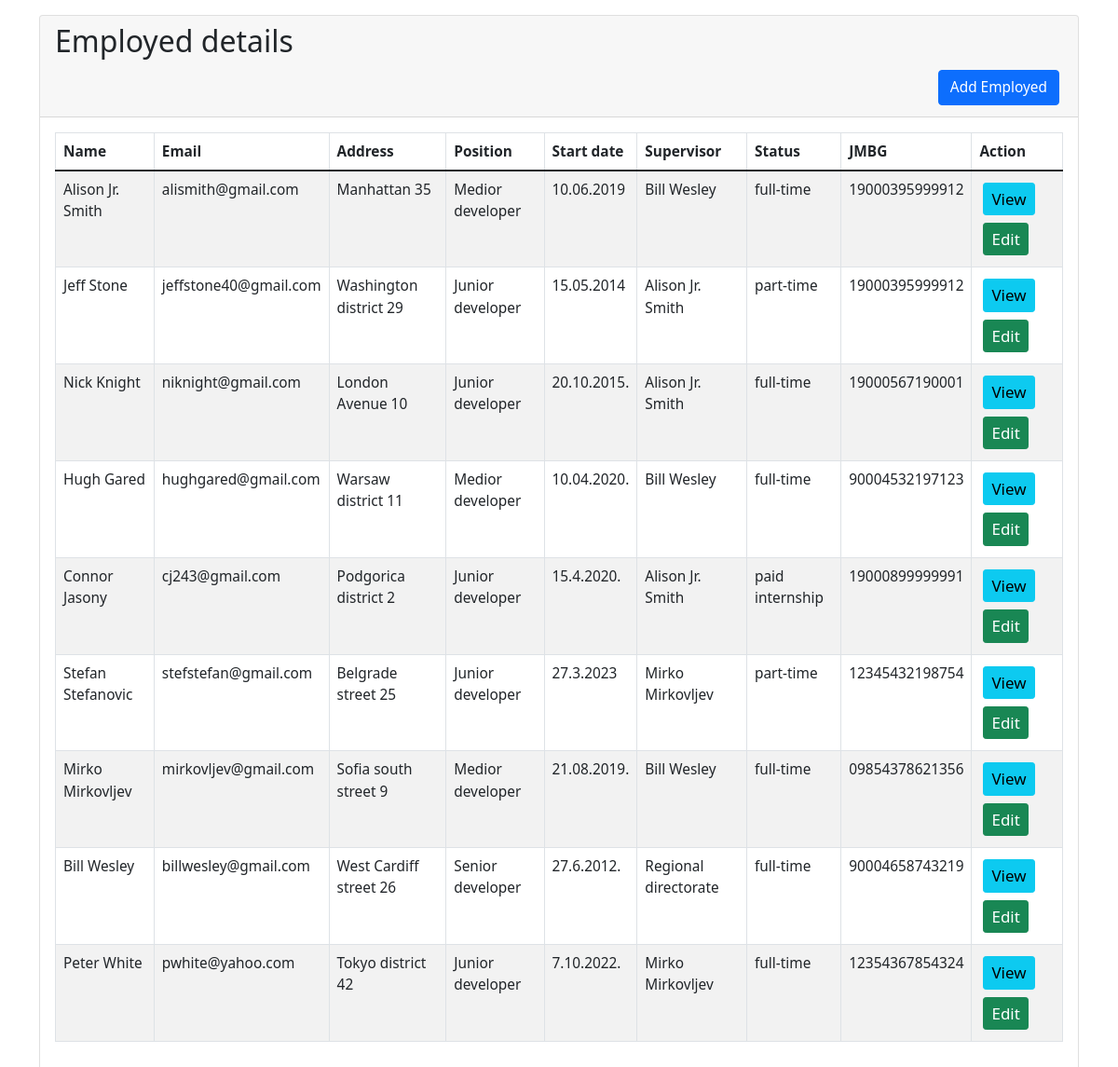
/Zadatak/index.php, run on the app's committed database.
### tables this page shows
CREATE TABLE `employed` (
  `id` int(11) NOT NULL,
  `name` varchar(191) NOT NULL,
  `email` varchar(191) NOT NULL,
  `adress` varchar(191) NOT NULL,
  `position` varchar(191) NOT NULL,
  `date` varchar(191) NOT NULL,
  `supervisor` varchar(191) NOT NULL,
  `status` varchar(191) NOT NULL,
  `jmbg` varchar(191) NOT NULL
);

### Zadatak/index.php (the view, shortened to what this page needs)
<?php
    require 'databasecon.php';
?>
<!DOCTYPE html>
<html lang="en">
<head>
    <link href="https://cdn.jsdelivr.net/npm/bootstrap@5.1.3/dist/css/bootstrap.min.css" rel="stylesheet">
</head>
<body>
    <div class="container mt-3">
        <div class="row">
            <div class="col-md-12">
                <div class="card">
                    <div class="card-header">
                        <h2>Employed details</h2>
                        <a href="zaposleni.php" class="btn btn-primary float-end">Add Employed</a>
                    </div>
                    <div class="card-body">
                        <table class="table table-bordered table-striped">
                            <thead>
                                <tr>
                                    <th>Name</th>
                                    <th>Email</th>
                                    <th>Address</th>
                                    <th>Position</th>
                                    <th>Start date</th>
                                    <th>Supervisor</th>
                                    <th>Status</th>
                                    <th>JMBG</th>
                                    <th>Action</th>
                                </tr>
                            </thead>
                            <tbody>
                                <?php
                                    $query = "SELECT * FROM employed";
                                    $query_run = mysqli_query($con, $query);
                                    if(mysqli_num_rows($query_run) > 0) {
                                        foreach($query_run as $employed) {
                                            ?>
                                            <tr>
                                                <td><?= $employed['name'] ?></td>
                                                <td><?= $employed['email'] ?></td>
                                                <td><?= $employed['adress'] ?></td>
                                                <td><?= $employed['position'] ?></td>
                                                <td><?= $employed['date'] ?></td>
                                                <td><?= $employed['supervisor'] ?></td>
                                                <td><?= $employed['status'] ?></td>
                                                <td><?= $employed['jmbg'] ?></td>
                                                <td>
                                                    <a href="zaposleni-view.php?name=<?= $employed['name'] ?>" class="btn btn-info btn-sm">View</a>
                                                    <a href="zaposleni-edit.php?name=<?= $employed['name'] ?>" class="btn btn-success btn-sm">Edit</a>
                                                </td>
                                            </tr>
                                            <?php
                                        }
                                    } else {
                                        echo "<h5>No employed found</h5>";
                                    }
                                ?>
                            </tbody>
                        </table>
                    </div>
                </div>
            </div>
        </div>
    </div>
</body>
</html>

### Zadatak/index.php (style rules this page uses)
body { font-size: 14px; line-height: 1.5; }
th, td { font-size: 1.1em; padding: 8px; }
.btn { font-size: 1.1em; margin: 4px; }

### data on the page
employed: name "Alison Jr. Smith", email "alismith@gmail.com", adress "Manhattan 35", position "Medior developer", date "10.06.2019", supervisor "Bill Wesley", status "full-time", jmbg "19000395999912"
employed: name "Jeff Stone", email "jeffstone40@gmail.com", adress "Washington district 29", position "Junior developer", date "15.05.2014", supervisor "Alison Jr. Smith", status "part-time", jmbg "19000395999912"
employed: name "Nick Knight", email "niknight@gmail.com", adress "London Avenue 10", position "Junior developer", date "20.10.2015.", supervisor "Alison Jr. Smith", status "full-time", jmbg "19000567190001"
employed: name "Hugh Gared", email "hughgared@gmail.com", adress "Warsaw district 11", position "Medior developer", date "10.04.2020.", supervisor "Bill Wesley", status "full-time", jmbg "90004532197123"
employed: name "Connor Jasony", email "cj243@gmail.com", adress "Podgorica district 2", position "Junior developer", date "15.4.2020.", supervisor "Alison Jr. Smith", status "paid internship", jmbg "19000899999991"
employed: name "Stefan Stefanovic", email "stefstefan@gmail.com", adress "Belgrade street 25", position "Junior developer", date "27.3.2023", supervisor "Mirko Mirkovljev", status "part-time", jmbg "12345432198754"
employed: name "Mirko Mirkovljev", email "mirkovljev@gmail.com", adress "Sofia south street 9", position "Medior developer", date "21.08.2019.", supervisor "Bill Wesley", status "full-time", jmbg "09854378621356"
employed: name "Bill Wesley", email "billwesley@gmail.com", adress "West Cardiff street 26", position "Senior developer", date "27.6.2012.", supervisor "Regional directorate", status "full-time", jmbg "90004658743219"
employed: name "Peter White", email "pwhite@yahoo.com", adress "Tokyo district 42", position "Junior developer", date "7.10.2022.", supervisor "Mirko Mirkovljev", status "full-time", jmbg "12354367854324"
